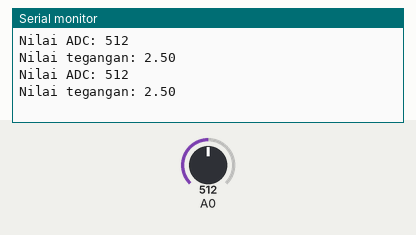
A sketch run on a simulated Arduino Uno, built with avr-gcc and run on an emulated ATmega328P. Parts: the last lines printed to the serial monitor. Inputs (shaded band) come from the test bench; at power-on: A0 = 512.

Above: at 1.8 s.
1.9 s: A0 set to 716
At 2.8 s:
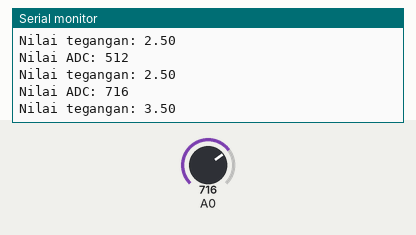
3.4 s: A0 set to 900
At 4.6 s:
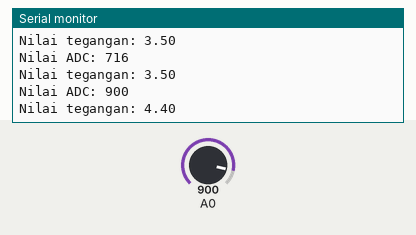
Timing chart, 0 to 6.4 s (numbered marks = the images above; inputs shaded):
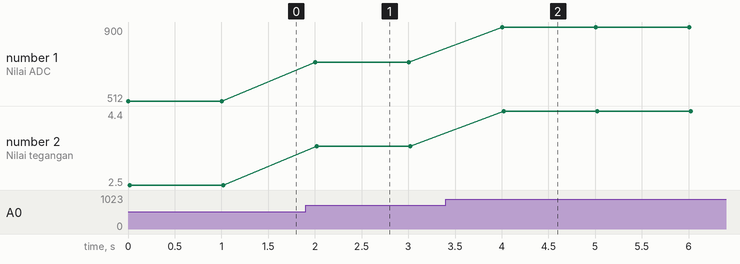

Measured:
- after the input at 1.9 s, the serial monitor: prints a new line after 0.10 s (image 1)
- after the input at 3.4 s, the serial monitor: prints a new line after 0.60 s (image 2)
- plotted number 1: 512 → 716 after the input at 1.9 s, 716 → 900 after the input at 3.4 s
- plotted number 2: 2.5 → 3.5 after the input at 1.9 s, 3.5 → 4.4 after the input at 3.4 s

The sketch:

adc_with_LDR.ino
```cpp
int adc;
float volt;

void setup()
{
  Serial.begin(9600);
}

void loop()
{
  adc = analogRead(A0);
  volt = adc * (5.0 / 1023.0);
  Serial.print("Nilai ADC: ");
  Serial.println(adc);
  Serial.print("Nilai tegangan: ");
  Serial.println(volt);
  delay(1000);
}
```
